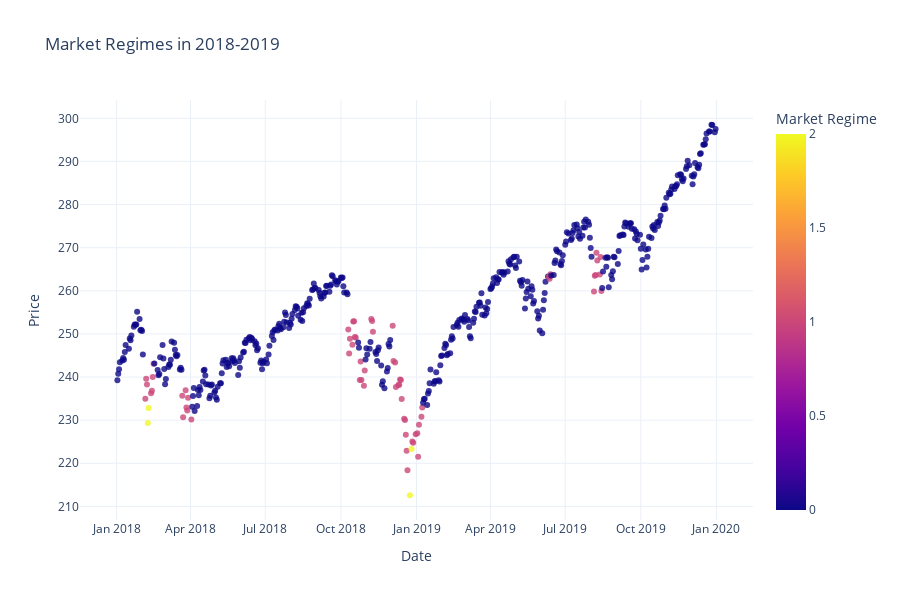
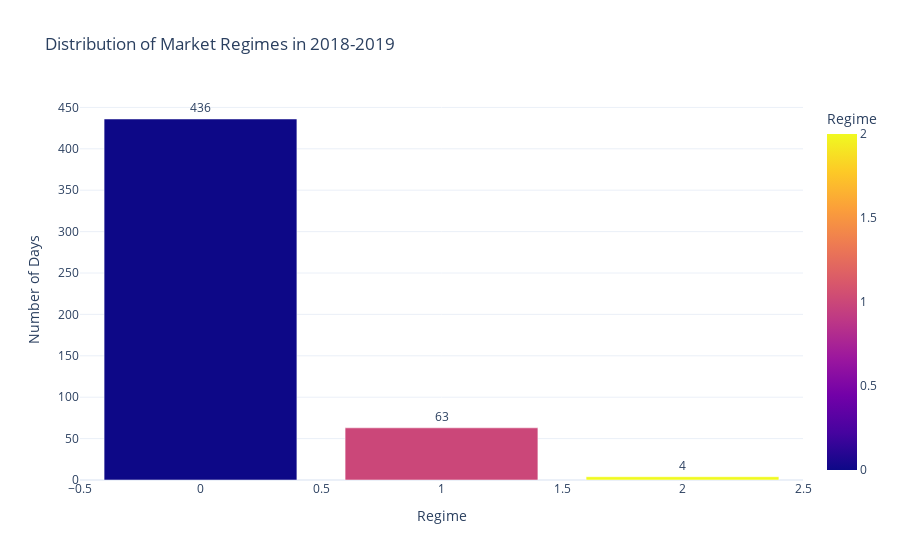

Here is the notebook cell these charts were saved with, in order:
### Code cell
# Example 1: Predict regimes for a historical period (2018-2019)
results_2018_2019 = predict_regimes(model, df, "2018-01-01", "2019-12-31")

# Visualize the results with Plotly
fig = px.scatter(
    results_2018_2019, 
    x='Date', 
    y='Close', 
    color='Predicted_Regime',
    color_discrete_sequence=regime_colors,
    title='Market Regimes in 2018-2019',
    labels={'Close': 'Price', 'Date': 'Date', 'Predicted_Regime': 'Market Regime'},
    height=600,
    opacity=0.8,
    size_max=10
)

fig.update_layout(
    xaxis_title='Date',
    yaxis_title='Price',
    legend_title='Regime',
    hovermode='closest',
    template='plotly_white'
)

fig.show()

# Show distribution of regimes over time with Plotly
regime_counts = results_2018_2019['Predicted_Regime'].value_counts().reset_index()
regime_counts.columns = ['Regime', 'Count']

fig_bar = px.bar(
    regime_counts, 
    x='Regime', 
    y='Count',
    color='Regime',
    color_discrete_sequence=regime_colors,
    title='Distribution of Market Regimes in 2018-2019',
    text='Count'
)

fig_bar.update_layout(
    xaxis_title='Regime',
    yaxis_title='Number of Days',
    template='plotly_white',
    showlegend=False
)

fig_bar.update_traces(textposition='outside')
fig_bar.show()

### Figure 1 — Plotly figure (JSON) as saved in the notebook; plotly's stock layout.template omitted (floating-point values rounded to 4 significant figures; data arrays with more than 128 entries replaced by an {"elided": "..."} marker saying what was removed)
{"data": [{"hovertemplate": "Date=%{x}<br>Price=%{y}<br>Market Regime=%{marker.color}<extra></extra>", "legendgroup": "", "marker": {"color": {"elided": "503 int values"}, "coloraxis": "coloraxis", "opacity": 0.8, "symbol": "circle"}, "mode": "markers", "name": "", "orientation": "v", "showlegend": false, "type": "scatter", "x": {"elided": "503 str values"}, "xaxis": "x", "y": {"elided": "503 float values"}, "yaxis": "y"}], "layout": {"coloraxis": {"colorbar": {"title": {"text": "Market Regime"}}, "colorscale": [[0, "#0d0887"], [0.1111, "#46039f"], [0.2222, "#7201a8"], [0.3333, "#9c179e"], [0.4444, "#bd3786"], [0.5556, "#d8576b"], [0.6667, "#ed7953"], [0.7778, "#fb9f3a"], [0.8889, "#fdca26"], [1, "#f0f921"]]}, "height": 600, "hovermode": "closest", "legend": {"title": {"text": "Regime"}, "tracegroupgap": 0}, "title": {"text": "Market Regimes in 2018-2019"}, "xaxis": {"anchor": "y", "domain": [0, 1], "title": {"text": "Date"}}, "yaxis": {"anchor": "x", "domain": [0, 1], "title": {"text": "Price"}}}}

### Figure 2 — Plotly figure (JSON) as saved in the notebook; plotly's stock layout.template omitted (floating-point values rounded to 4 significant figures)
{"data": [{"hovertemplate": "Regime=%{marker.color}<br>Count=%{text}<extra></extra>", "legendgroup": "", "marker": {"color": [0, 1, 2], "coloraxis": "coloraxis", "pattern": {"shape": ""}}, "name": "", "orientation": "v", "showlegend": false, "text": [436.0, 63.0, 4.0], "textposition": "outside", "type": "bar", "x": [0, 1, 2], "xaxis": "x", "y": [436, 63, 4], "yaxis": "y"}], "layout": {"barmode": "relative", "coloraxis": {"colorbar": {"title": {"text": "Regime"}}, "colorscale": [[0, "#0d0887"], [0.1111, "#46039f"], [0.2222, "#7201a8"], [0.3333, "#9c179e"], [0.4444, "#bd3786"], [0.5556, "#d8576b"], [0.6667, "#ed7953"], [0.7778, "#fb9f3a"], [0.8889, "#fdca26"], [1, "#f0f921"]]}, "legend": {"tracegroupgap": 0}, "showlegend": false, "title": {"text": "Distribution of Market Regimes in 2018-2019"}, "xaxis": {"anchor": "y", "domain": [0, 1], "title": {"text": "Regime"}}, "yaxis": {"anchor": "x", "domain": [0, 1], "title": {"text": "Number of Days"}}}}
